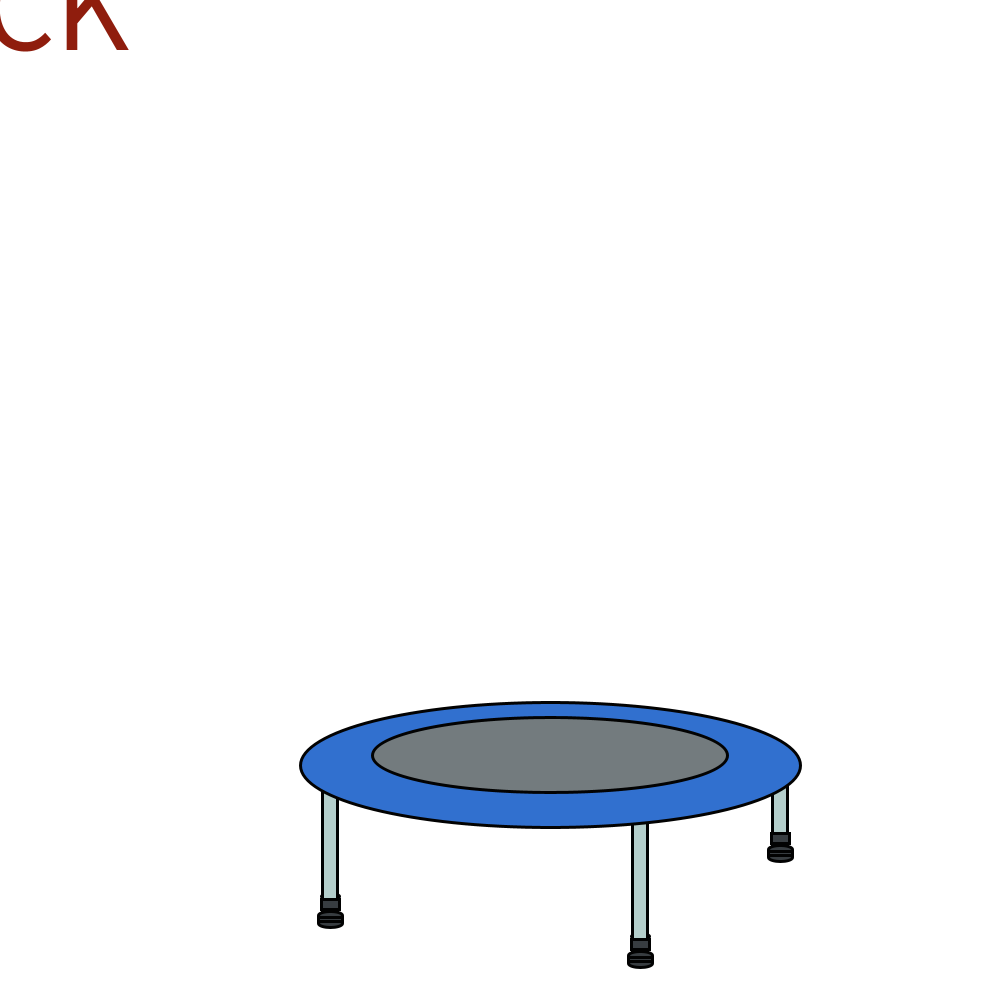
Frame 1 (no input)
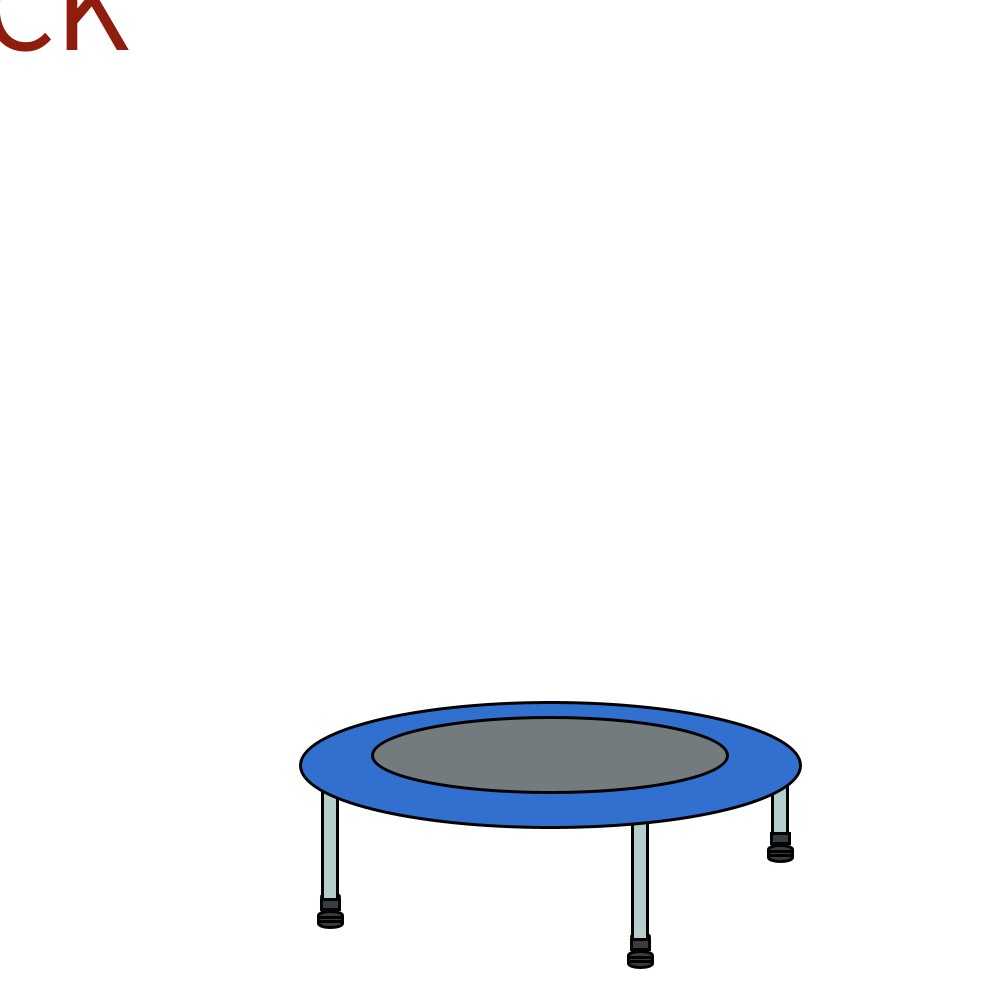
Frame 60 (the mouse pressed at the canvas centre just before this capture)
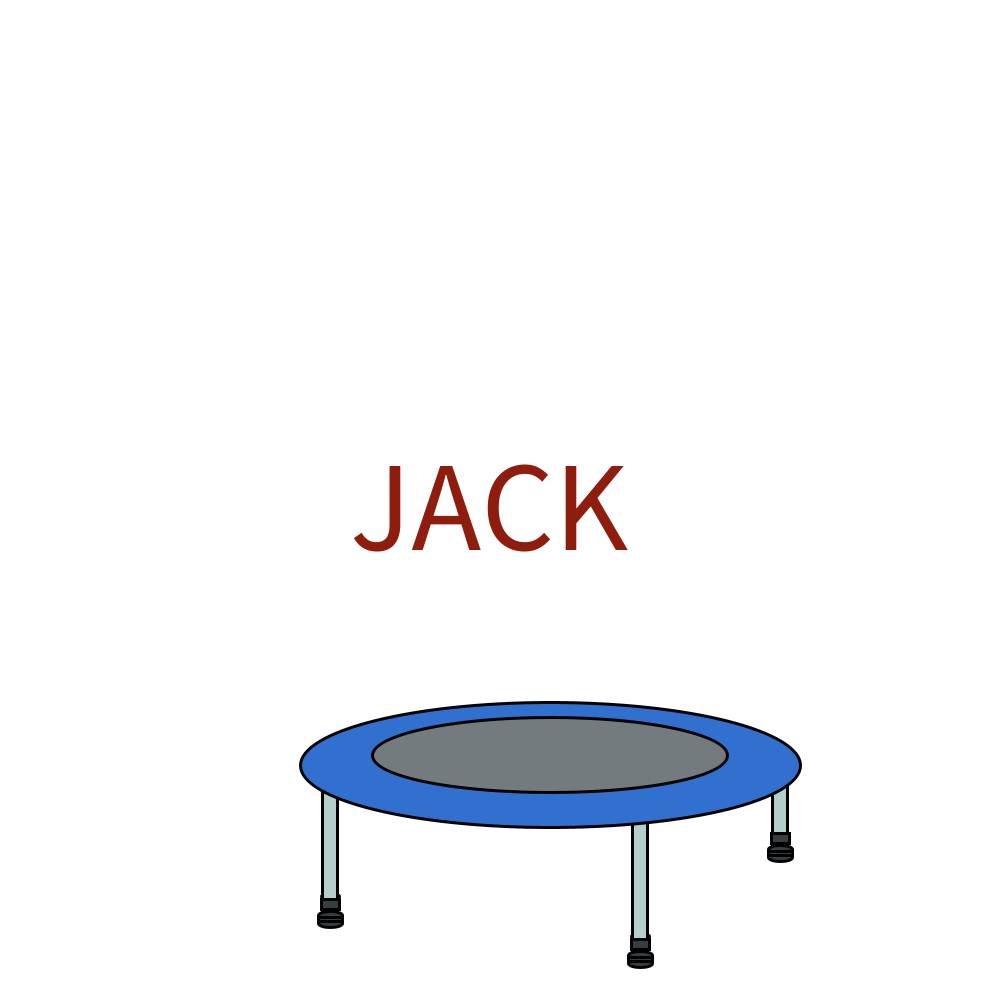
Frame 120 (the mouse held since frame 60 and released just before this capture)

The Processing sketch that drew these frames (run headless with seeded random() and noise(); from frame 60 on, the mouse is pressed at the canvas centre):

// Processing sketch: jumping_jack
// ── jumping_jack.pde
void setup(){
  size(1000,1000);
  background(255);
}


  
  
  void draw(){
    background(255);
    jack();
   trampoline();
   
 
  }
  
  void jack(){
  textSize(128);
  fill(143,29,13);
  text("JACK",pmouseX-150,pmouseY+50);
}
  
  void trampoline(){
   translate(300,675); 
    legone();
    legtwo();
    legthree();
    body();
  }
  void legone(){ //middle leg
   
   strokeWeight(3);
    ellipse(340,261,18,5);
    stroke(0);
     rectMode(CENTER);
    fill(180,206,203);
    rect(340,210,15,130);
    stroke(2);
    fill(56,61,65);
    rect(340,269,18,10);
    ellipse(340,280,24,8);
    ellipse(340,288,24,8);
    rect(340,284,24,4);
  }
    void legtwo(){ //back left leg
   strokeWeight(3);
    ellipse(30,221,18,5);
    stroke(0);
     rectMode(CENTER);
    fill(180,206,203);
    rect(30,170,15,130);
    stroke(2);
    fill(56,61,65);
    rect(30,229,18,10);
    ellipse(30,240,24,8);
    ellipse(30,248,24,8);
    rect(30,244,24,4);
  }
    void legthree(){ //back right leg
    stroke(0);
     rectMode(CENTER);
    fill(180,206,203);
    rect(480,140,15,64);
    stroke(2);
    fill(56,61,65);
     rect(480,163,18,10);
    ellipse(480,174,24,8);
    ellipse(480,182,24,8);
    rect(480,178,24,4);
  }
  
  void body(){
    
   fill(49,112,207);
   ellipse(250,90,500,125);
   fill(115,123,126);
   ellipse(250,80,355,75);
  }
    
/*create trampoiline
have thrampoiline bounce when jack is dragged into it.
*/
